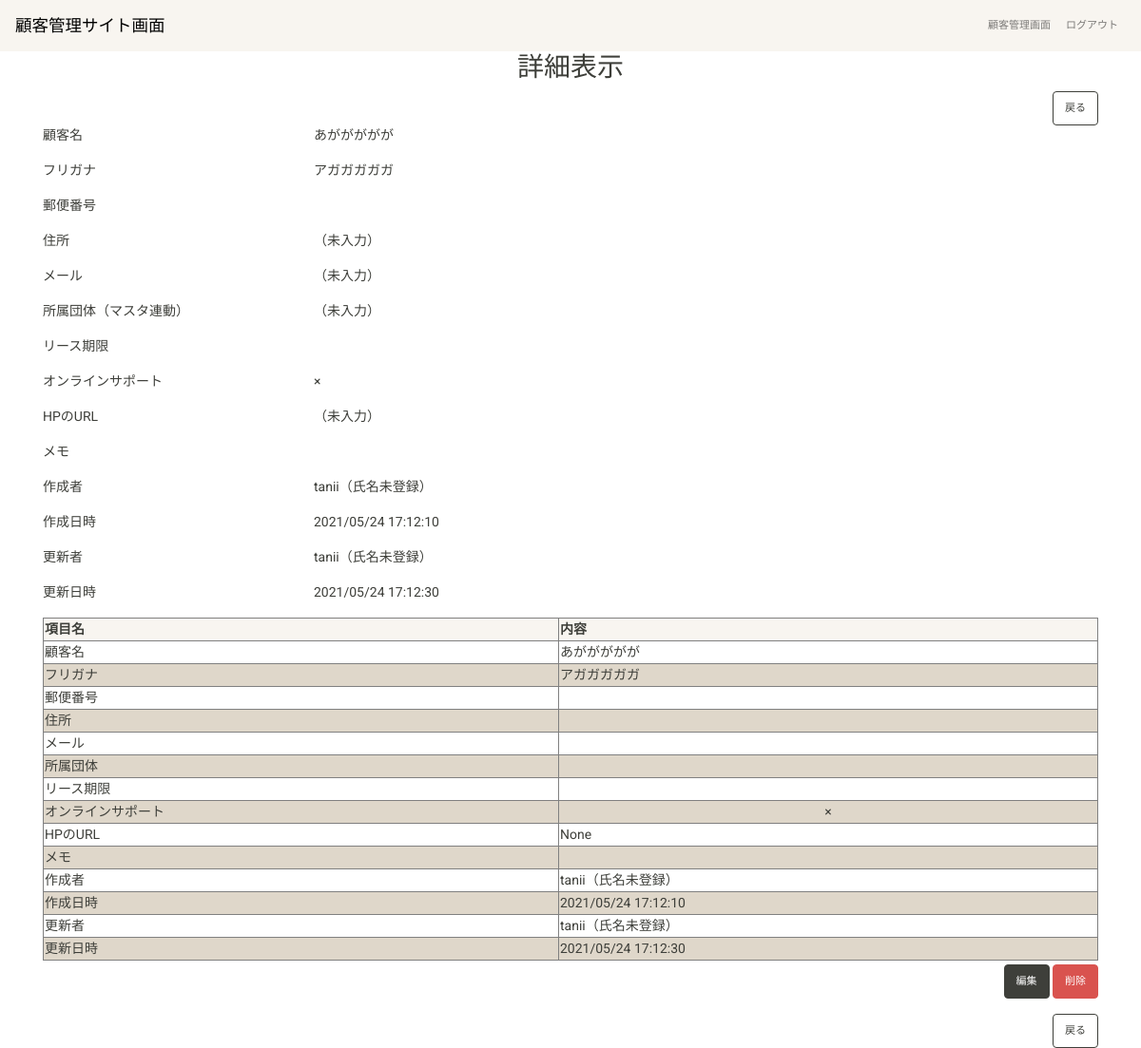
The page /top/detail/12/ (signed in) on the database its author committed.
### app/models.py (models this page shows, shortened)
class Item(models.Model):
    name = models.CharField(
        verbose_name='顧客名',
        max_length=20,
        blank=True,
        null=True,
    )
    name_furigana = models.CharField(
        verbose_name='フリガナ',
        max_length=20,
        blank=True,
        null=True,
        default='',
        validators=[validators.RegexValidator(
            regex=u'^[ァ-ヶ]+$',
            message='全角フリガナ20文字以内で入力して下さい',
        )]
    )
    postcode = models.CharField(
        verbose_name='郵便番号',
        max_length=7,
        blank=True,
        null=True,
        default='',
        validators=[validators.RegexValidator(
            regex=r'^[0-9]+$',
            message='半角数字7文字（ハイフン「-」無し）で入力して下さい',
        ),validators.MinLengthValidator(7)]
    )
    todofukenChoice = (
        (1, '北海道'),
        (2, '青森県'),
        (3, '岩手県'),
        (4, '宮城県'),
        (5, '秋田県'),
        (6, '山形県'),
        (7, '福島県'),
        (8, '茨城県'),
        (9, '栃木県'),
        (10, '群馬県'),
        (11, '埼玉県'),
        (12, '千葉県'),
        (13, '東京都'),
        (14, '神奈川県'),
        (15, '新潟県'),
        (16, '富山県'),
        (17, '石川県'),
        (18, '福井県'),
        (19, '山梨県'),
        (20, '長野県'),
        (21, '岐阜県'),
        (22, '静岡県'),
        (23, '愛知県'),
        (24, '三重県'),
        (25, '滋賀県'),
        (26, '京都府'),
        (27, '大阪府'),
        (28, '兵庫県'),
        (29, '奈良県'),
        (30, '和歌山県'),
        (31, '鳥取県'),
        (32, '島根県'),
        (33, '岡山県'),
        (34, '広島県'),
        (35, '山口県'),
        (36, '徳島県'),
        (37, '香川県'),
        (38, '愛媛県'),
        (39, '高知県'),
        (40, '福岡県'),
        (41, '佐賀県'),
        (42, '長崎県'),
        (43, '熊本県'),
        (44, '大分県'),
        (45, '宮崎県'),
        (46, '鹿児島県'),
        (47, '沖縄県 '),
    )
    address1 = models.IntegerField(
        verbose_name='都道府県',
        choices=todofukenChoice,
        blank=True,
        null=True,
    )
    address2 = models.CharField(
        verbose_name='市町村番地',
        max_length=40,
        blank=True,
        null=True,
    )
    address3 = models.CharField(
        verbose_name='建物名',
        max_length=40,
        blank=True,
        null=True,
    )
    email = models.EmailField(
        verbose_name='メール',
        max_length=100,
        blank=True,
        null=True,
    )
    Dantai = models.ForeignKey(
        Dantai,
        verbose_name='所属団体（マスタ連動）',
        blank=True,
        null=True,
        related_name='Dantai',
        on_delete=models.SET_NULL,
    )
    leaseDate = models.DateField(
        verbose_name='リース期限',
        blank=True,
        null=True,
    )
    onlineSupport = models.BooleanField(
        verbose_name='オンラインサポート',
    )
    hpUrl = models.URLField(
        verbose_name='HPのURL',
        max_length=100,
        blank=True,
        null=True,
    )
    memo = models.TextField(
        verbose_name='メモ',
        blank=True,
        null=True,
    )
    created_by = models.ForeignKey(
        User,
        verbose_name='作成者',
        blank=True,
        null=True,
        related_name='CreatedBy',
        on_delete=models.SET_NULL,
        editable=False,
    )
    created_at = models.DateTimeField(
        verbose_name='作成日時',
        blank=True,
        null=True,
        editable=False,
    )
    updated_by = models.ForeignKey(
        User,
        verbose_name='更新者',
        blank=True,
        null=True,
        related_name='UpdatedBy',
        on_delete=models.SET_NULL,
        editable=False,
    )
    updated_at = models.DateTimeField(
        verbose_name='更新日時',
        blank=True,
        null=True,
        editable=False,
    )
    class Meta:
        verbose_name = '顧客マスタ'
        verbose_name_plural = '顧客マスタ'

### users/models.py (models this page shows, shortened)
class User(AbstractUser):
    full_name = models.CharField(
        verbose_name='氏名',
        max_length=100,
        blank=True
    )
    is_staff = models.BooleanField(
        _('staff status'),
        default=True,
    )
    def get_full_name(self):
        if self.full_name:
            return self.full_name
        else:
            return self.username + '（氏名未登録）'

### app/views.py (the view)
# urls.py: path('detail/<int:pk>/', ItemDetailView.as_view(), name='detail'),
class ItemDetailView(LoginRequiredMixin, DetailView):
    model = Item
    def get_context_data(self, **kwargs):
        return super().get_context_data(**kwargs)

### app/templates/app/item_detail.html
{% extends "./_base.html" %}
{% block content %}
    <div class="container">
        <h2 class="text-center">詳細表示</h2>
        <div class="row">
            <div class="col-12">
                <a class="btn btn-outline-dark float-right" href="{% url 'index' %}">戻る</a>
            </div>
        </div>
        {% include "./item_detail_contents.html" %}
        <div class="row">
            <div class="col-12">
                <div class="float-right mt-1 mb-3">
                    <a class="btn btn-dark " href="{% url 'update' item.pk %}">編集</a>
                    <a class="btn btn-danger " href="{% url 'delete' item.pk %}">削除</a>
                </div>
            </div>
        </div>
        <div class="row">
            <div class="col-12">
                <a class="btn btn-outline-dark float-right" href="{% url 'index' %}">戻る</a>
            </div>
        </div>
    </div>
{% endblock %}

### app/templates/app/item_detail_contents.html (shortened to what this page needs)
<div class="row">
    <div class="col-5 col-sm-3">
        <p>顧客名</p>
    </div>
    <div class="col-7 col-sm-9">
        <p>{{  item.name|default_if_none:"（未入力）"  }}</p>
    </div>
</div>
<div class="row">
    <div class="col-5 col-sm-3">
        <p>フリガナ</p>
    </div>
    <div class="col-7 col-sm-9">
        <p>{{  item.name_furigana|default_if_none:"（未入力）"  }}</p>
    </div>
</div>
<div class="row">
    <div class="col-5 col-sm-3">
        <p>郵便番号</p>
    </div>
    <div class="col-7 col-sm-9">
    </div>
</div>
<div class="row">
    <div class="col-5 col-sm-3">
        <p>住所</p>
    </div>
    <div class="col-7 col-sm-9">
        <p>{{item.get_address1_display|default_if_none:"（未入力）" }}{{item.address2|default_if_none:"" }}{{item.address3|default_if_none:"" }}</p>
    </div>
</div>
<div class="row">
    <div class="col-5 col-sm-3">
        <p>メール</p>
    </div>
    <div class="col-7 col-sm-9">
        <p>{{  item.email|default_if_none:"（未入力）" }}</p>
    </div>
</div>
<div class="row">
    <div class="col-5 col-sm-3">
        <p>所属団体（マスタ連動）</p>
    </div>
    <div class="col-7 col-sm-9">
        <p>{{ item.Dantai|default_if_none:"（未入力）" }}</p>
    </div>
</div>
<div class="row">
    <div class="col-5 col-sm-3">
        <p>リース期限</p>
    </div>
    <div class="col-7 col-sm-9">
    </div>
</div>
<div class="row">
    <div class="col-5 col-sm-3">
        <p>オンラインサポート</p>
    </div>
    <div class="col-7 col-sm-9">
        <p>{{  item.onlineSupport|yesno:"○,×" }}</p>
    </div>
</div>
<div class="row">
    <div class="col-5 col-sm-3">
        <p>HPのURL</p>
    </div>
    <div class="col-7 col-sm-9">
        <p>{{  item.hpUrl|default_if_none:"（未入力）" }}</p>
    </div>
</div>
<div class="row">
    <div class="col-5 col-sm-3">
        <p>メモ</p>
    </div>
    <div class="col-7 col-sm-9">
    </div>
</div>
<div class="row">
    <div class="col-5 col-sm-3">
        <p>作成者</p>
    </div>
    <div class="col-7 col-sm-9">
        <p>{{ item.created_by.get_full_name }}</p>
    </div>
</div>
<div class="row">
    <div class="col-5 col-sm-3">
        <p>作成日時</p>
    </div>
    <div class="col-7 col-sm-9">
        <p>{{ item.created_at|date:"Y/m/d G:i:s" }}</p>
    </div>
</div>
<div class="row">
    <div class="col-5 col-sm-3">
        <p>更新者</p>
    </div>
    <div class="col-7 col-sm-9">
        <p>{{ item.updated_by.get_full_name }}</p>
    </div>
</div>
<div class="row">
    <div class="col-5 col-sm-3">
        <p>更新日時</p>
    </div>
    <div class="col-7 col-sm-9">
        <p>{{ item.updated_at|date:"Y/m/d G:i:s" }}</p>
    </div>
</div>
<div class="row">
    <div class="col-12">
        <table border="1">
            <tr>
                <th>項目名</th>
                <th>内容</th>
            </tr>
            <tr>
                <td>顧客名</td>
                <td>{{ item.name|default_if_none:"未入力" }}</td>
            </tr>
            <tr>
                <td>フリガナ</td>
                <td>{{ item.name_furigana|default_if_none:"未入力" }}</td>
            </tr>
            <tr>
                <td>郵便番号</td>
                <td>{{ item.postcode|default_if_none:"" }}</td>
            </tr>
            <tr>
                <td>住所</td>
                <td>{{ item.get_address1_display|default_if_none:"" }}{{ item.address2|default_if_none:"" }}{{ item.address3|default_if_none:"" }}</td>
            </tr>
            <tr>
                <td>メール</td>
                <td>{{ item.email|default_if_none:"" }}</td>
            </tr>
            <tr>
                <td>所属団体</td>
                <td>{{ item.Dantai|default_if_none:"" }}</td>
            </tr>
            <tr>
                <td>リース期限</td>
                <td>{{ item.leaseDate|date:"Y年m月d日" }}</td>
            </tr>
            <tr>
                <td>オンラインサポート</td>
                <td align="center">{{ item.onlineSupport|yesno:"○,×" }}</td>
            </tr>
            <tr>
                <td>HPのURL</td>
                <td>{{ item.hpUrl}}</td>
            </tr>
            <tr>
                <td>メモ</td>
                <td>{{ item.memo}}</td>
            </tr>
            <tr>
                <td>作成者</td>
                <td>{{ item.created_by.get_full_name }}</td>
            </tr>
            <tr>
                <td>作成日時</td>
                <td>{{ item.created_at|date:"Y/m/d G:i:s" }}</td>
            </tr>
            <tr>
                <td>更新者</td>
                <td>{{ item.updated_by.get_full_name }}</td>
            </tr>
            <tr>
                <td>更新日時</td>
                <td>{{ item.updated_at|date:"Y/m/d G:i:s" }}</td>
            </tr>
        </table>
    </div>
</div>

### app/static/app/css/app.css (style rules this page uses)
table { width: 100%; border-collapse: collapse; border-spacing: 0; }
table th { background-color: rgb(248,245,240) }
table tr:nth-child(odd) { background-color: rgb(223,215,202) }

### rows shown on the page
Item: name "あががががが", name_furigana "アガガガガガ", address1 "（未入力）", email "（未入力）", Dantai "（未入力）", onlineSupport "×", hpUrl "（未入力）", created_by.get_full_name "tanii（氏名未登録）", created_at "2021/05/24 17:12:10", updated_by.get_full_name "tanii（氏名未登録）", updated_at "2021/05/24 17:12:30", hpUrl "None"
